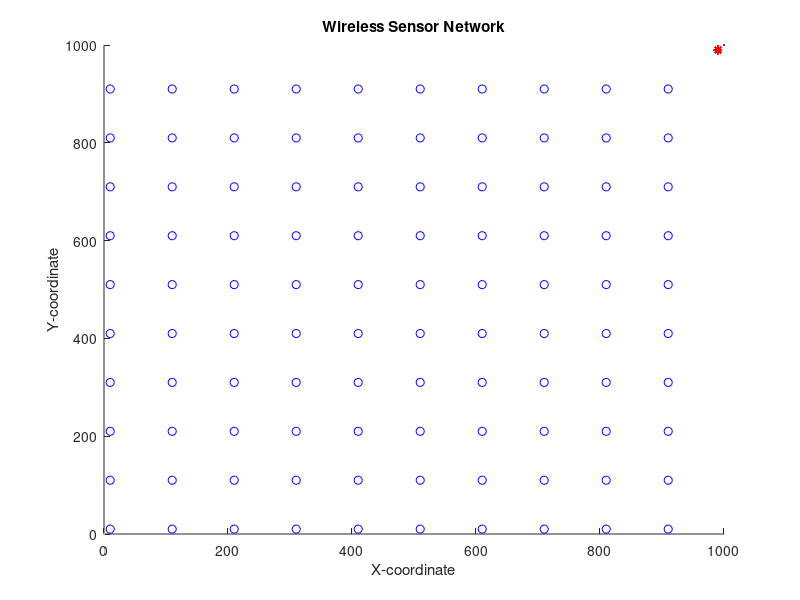

This chart was generated by the following MATLAB code: (Note: this script raises an error after producing the figure.)
%Rishabh Barnwal%
%2020A7PS1677P%
%2023%
close all;
clear;
clc;
%%%%%%%%%%%%%%%%%%%% Network Establishment Parameters %%%%%%%%%%%%%%%%%%%%
%%% plot of Operation %%%
% Field Dimensions in meters %
% Define the grid size
x_max = 1000;
y_max = 1000;
x_min = 10;
y_min = 10;
step = 100;

% Generate the grid
x_cord = x_min:step:(x_min + (x_max - 1) * step);
y_cord = y_min:step:(y_min + (y_max - 1) * step);

x = 0; % added for better display results of the plot
y = 0; % added for better display results of the plot
% Number of Nodes in the field %
n = 100;
% Number of Dead Nodes in the beggining %
dead_nodes = 0;
% Coordinates of the Sink (location is predetermined in this simulation) %
sinkx = 990;
sinky = 990;
%%% Energy Values %%%
% Initial Energy of a Node (in Joules) %
Eo = 0.1; % units in Joules
% Energy required to run circuity (both for transmitter and receiver) %
Eelec = 50 * 10 ^ (-9); % units in Joules/bit
ETx = 50 * 10 ^ (-9); % units in Joules/bit
ERx = 50 * 10 ^ (-9); % units in Joules/bit
% Transmit Amplifier Types %
Eamp = 100 * 10 ^ (-12); % units in Joules/bit/m^2 (amount of energy spent by the amplifier to transmit the bits)
% Data Aggregation Energy %
EDA = 5 * 10 ^ (-9); % units in Joules/bit
% Size of data package %
k = 4000; % units in bits
% Suggested percentage of cluster head %
p = 0.1; % a 1 percent of the total amount of nodes used in the network is proposed to give good results
% Number of Clusters %
Ci = p * n;
% Round of Operation %
rounds = 0;
% Current Number of operating Nodes %
totalEnergy = n * Eo;
operating_nodes = n;
transmissions = 0;
temp_val = 0;
flagFirstDead = 0;
stop_flag = 0;
%%%%%%%%%%%%%%%%%%%%%%%%%%% End of Parameters %%%%%%%%%%%%%%%%%%%%%%%%%%%%
%%% Creation of the Wireless Sensor Network %%%
% Plotting the WSN %
i = 1;

while (i <= n)

    for j = 1:(x_max / step)

        for k = 1:(y_max / step)
            SN(i).x = x_cord(j); % X-axis coordinates of sensor node
            SN(i).y = y_cord(k); % Y-axis coordinates of sensor node
            i = i + 1;
        end

    end

end

for i = 1:n

    SN(i).id = i; % sensor's ID number
    SN(i).Energy = Eo; % nodes energy levels (initially set to be equal to "Eo"
    SN(i).role = 0; % node acts as normal if the value is '0', if elected as a cluster head it gets the value '1' (initially all nodes are normal)
    SN(i).cluster = 0; % the cluster which a node belongs to
    SN(i).condition = 1; % States the current condition of the node. when the node is operational its value is =1 and when dead =0
    SN(i).rop = 0; % number of rounds node was operational
    SN(i).rleft = 0; % rounds left for node to become available for Cluster Head election
    SN(i).dtch = 0; % nodes distance from the cluster head of the cluster in which he belongs
    SN(i).dts = sqrt((sinkx - SN(i).x) ^ 2 + (sinky - SN(i).y) ^ 2); % nodes distance from the sink
    SN(i).tel = 0; % states how many times the node was elected as a Cluster Head
    SN(i).rn = 0; % round node got elected as cluster head
    SN(i).chid = 0; % node ID of the cluster head which the "i" normal node belongs to
    SN(i).prob = p; % probability with which a node gets to be cluster head

    hold on;
    figure(1)
    plot(x, y, x_max, y_max, SN(i).x, SN(i).y, 'ob', sinkx, sinky, '*r');
    title 'Wireless Sensor Network';
    xlabel 'X-coordinate';
    ylabel 'Y-coordinate';

end

CHeads = 0;
CH_list = [];
firstRound = 1;
totalData = 0;
networkStatus = 1;
rad = 200;

opNodes = [];
dNodes = [];
cNodes = [];
threshData = [];
remainingEnergy = [];
nrg = [];
flagFirstDead = 0;
networkLiveData = [];
abpl = [];
lsp = [];

%%%%%% Set-Up Phase %%%%%%
%%%%% PROPOSED WITH DEGREE %%%%
while (operating_nodes > 0 && stop_flag == 0)

    % Displays Current Round %
    rounds = rounds + 1
    remainingEnergy(rounds) = totalEnergy;

    % Reseting Previous Amount Of Energy Consumed In the Network on the Previous Round %
    energy = 0;

    % New list of nodes is sorted on basis of energy %
    SN = sortNodes_energy(SN, n);

    % Cluster Heads Election %
    [SN, CH_list, CHeads, firstRound] = maxE_minD_selection_new(SN, n, Ci, Eo, CH_list, CHeads, firstRound, operating_nodes);

    if (CHeads ~= 0)
        % Fixing the size of "CL" array %
        CH_list = CH_list(1:CHeads);
        CH_list = arrayfun(@(x) setfield(x, 'degree', 0), CH_list);

        % Grouping the Nodes into Clusters & caclulating the distance between node and cluster head %
        for i = 1:n

            if ((SN(i).role == 0) && (SN(i).Energy > 0)) % if node is normal

                for m = 1:CHeads
                    d(m) = sqrt((CH_list(m).x - SN(i).x) ^ 2 + (CH_list(m).y - SN(i).y) ^ 2);
                    % we calculate the distance 'd' between the sensor node that is
                    % transmitting and the cluster head that is receiving with the following equation+
                    % d=sqrt((x2-x1)^2 + (y2-y1)^2) where x2 and y2 the coordinates of
                    % the cluster head and x1 and y1 the coordinates of the transmitting node
                end

                d = d(1:CHeads); % fixing the size of "d" array
                [M, I] = min(d(:)); % finds the minimum distance of node to CH
                [Row, Col] = ind2sub(size(d), I); % displays the Cluster Number in which this node belongs too
                SN(i).cluster = Col; % assigns node to the cluster
                SN(i).dtch = d(Col); % assigns the distance of node to CH
                SN(i).chid = CH_list(Col).id;
                CH_list(Col).degree = CH_list(Col).degree + 1;
            end

        end

        % printing the degree of each CH %

        % calculating HOPS and Proximity %
        [CH_list, ABPL] = CH_list_with_HOPS(CH_list, CHeads, rad, rounds);
        Network_Longest_Shortest_Path = calculating_lsp(CH_list, CHeads);

        abpl_1(rounds) = ABPL;
        lsp_1(rounds) = Network_Longest_Shortest_Path;

        %%%%%% Steady-State Phase %%%%%%
        % Energy Dissipation for normal nodes %

        for i = 1:n

            if (SN(i).condition == 1) && (SN(i).role == 0)

                if SN(i).Energy > 0
                    ETx = Eelec * k + Eamp * k * SN(i).dtch ^ 2;

                    SN(i).Energy = SN(i).Energy - ETx;
                    energy = energy + ETx;
                    totalEnergy = totalEnergy - ETx;
                    totalData = totalData + k;

                    % Dissipation for cluster head during reception
                    if SN(SN(i).chid).condition == 1 && SN(SN(i).chid).role == 1
                        ERx = (Eelec + EDA) * k;
                        energy = energy + ERx;
                        totalEnergy = totalEnergy - ERx;
                        SN(SN(i).chid).Energy = SN(SN(i).chid).Energy - ERx;

                        if SN(SN(i).chid).Energy <= 0 % if cluster heads energy depletes with reception
                            SN(SN(i).chid).condition = 0;
                            SN(SN(i).chid).rop = rounds;
                            dead_nodes = dead_nodes + 1;
                            operating_nodes = operating_nodes - 1
                        end

                    end

                end

                if SN(i).Energy <= 0 % if nodes energy depletes with transmission
                    dead_nodes = dead_nodes + 1;
                    operating_nodes = operating_nodes - 1
                    SN(i).condition = 0;
                    SN(i).chid = 0;
                    SN(i).rop = rounds;
                end

            end

        end

        % Energy Dissipation for cluster head nodes %
        for i = 1:n

            if (SN(i).condition == 1) && (SN(i).role == 1)

                if SN(i).Energy > 0
                    ETx = (Eelec + EDA) * k + Eamp * k * SN(i).dts ^ 2;

                    SN(i).Energy = SN(i).Energy - ETx;
                    energy = energy + ETx;
                    totalEnergy = totalEnergy - ETx;
                end

                if SN(i).Energy <= 0 % if cluster heads energy depletes with transmission
                    dead_nodes = dead_nodes + 1;
                    operating_nodes = operating_nodes - 1
                    SN(i).condition = 0;
                    SN(i).rop = rounds;
                end

            end

        end

    end

    % Obtaining network status %
    if operating_nodes < n && temp_val == 0
        temp_val = 1;
        flagFirstDead = rounds;
        networkLiveData_1(networkStatus) = rounds;
        networkStatus = networkStatus + 1;
    end

    if operating_nodes <= n * 0.5 && temp_val == 1
        temp_val = 2;
        networkLiveData_1(networkStatus) = rounds;
        networkStatus = networkStatus + 1;
    end

    if flagFirstDead == 0
        transmissions = transmissions + 1;
        nrg(transmissions) = energy;
    end

    if CHeads == 0 || operating_nodes < 5
        stop_flag = 1;
        CHeads = 0;
        networkLiveData_1(networkStatus) = rounds;
    end

    opNodes(rounds) = operating_nodes;
    dNodes(rounds) = dead_nodes;
    cNodes(rounds) = CHeads;
    threshData(rounds) = totalData;

end

if networkStatus == 1
    networkStatus = networkStatus + 1;
    networkLiveData(networkStatus) = rounds;
    networkStatus = networkStatus + 1;
    networkLiveData(networkStatus) = rounds;
elseif networkStatus == 2
    networkStatus = networkStatus + 1;
    networkLiveData(networkStatus) = rounds;
elseif networkStatus == 3
    networkLiveData(networkStatus) = rounds;
end

% Plotting Simulation Results "Operating Nodes per Round" %
figure(2)
plot(1:length(opNodes), opNodes(1:length(opNodes)), '-r', 'Linewidth', 2);
title ({'COMPARISION'; 'Number of Operating Nodes per Round'; })
xlabel '# Rounds';
ylabel '# Operational Nodes';
hold on;

figure(3)
plot(1:length(dNodes), dNodes(1:length(dNodes)), '-r', 'Linewidth', 2);
title ({'COMPARISION'; 'Number of Dead Nodes per Round'; })
xlabel '# Rounds';
ylabel '# Dead Nodes';
hold on;

figure(4)
plot(1:length(cNodes), cNodes(1:length(cNodes)), '-r', 'Linewidth', 2);
title ({'COMPARISION'; 'Number of Clusters per Round'; })
xlabel '# Rounds';
ylabel '# Clusters';
hold on;

figure(5)
plot(1:length(threshData), threshData(1:length(threshData)), '-r', 'Linewidth', 2);
title ({'COMPARISION'; 'Data Packets Sent to the Sink Node per Round'; })
xlabel '# Rounds';
ylabel 'Data Packets Sent to the Sink Node';
hold on;

figure(6)
plot(1:length(nrg), nrg(1:length(nrg)), '-r', 'Linewidth', 2);
title ({'COMPARISION'; 'Energy Consumtion per Transmission'; })
xlabel '# Transmission';
ylabel 'Energy (Joule)';
hold on;

figure(7)
area(1:length(remainingEnergy), remainingEnergy(1:length(remainingEnergy)), 'FaceColor', 'r');
title ({'COMPARISION'; 'Remaining Energy per Round'; })
xlabel '# Rounds';
ylabel 'Remaining Energy (Joule)';
hold on;

figure(8)
plot(1:length(abpl), abpl(1:length(abpl)), '-r', 'Linewidth', 2);
title ({'COMPARISION'; 'Average Backbone Path Length per Round'; })
xlabel '# Rounds';
ylabel 'Average Backbone Path Length';
hold on;

figure(9)
plot(1:length(lsp), lsp(1:length(lsp)), '-r', 'Linewidth', 2);
title ({'COMPARISION'; 'Longest Shortest Path Length per Round'; })
xlabel '# Rounds';
ylabel 'Longest Shortest Path Length';
hold on;

% sorting nodes based on energy
function S = sortNodes_energy(S, Ni)

    for i = 1:Ni

        S(i).role = 0;

        for j = 1:Ni

            if (S(j).condition == 0)
                break;
            end

            if S(i).Energy > S(j).Energy
                temp = S(i);
                S(i) = S(j);
                S(j) = temp;
            end

        end

    end

end

% using our algorithm to assign cluster heads
function [S, CH_list, CHeads, firstRound] = maxE_minD_selection_new(S, Ni, Ci, Eo, CH_list, CHeads, firstRound, operating_nodes)

    if (firstRound == 1)
        CH_list = [];
        CHeads = 0;

        for k = 1:Ci
            S(k).cluster = 0;
            S(k).role = 0;
            S(k).chid = 0;
            index = -1;
            count = 0;
            minD = 10 ^ 10;
            maxE = -1;

            % selecting cluster heads based on max energy and min distance
            for i = 1:Ni

                if (S(i).role == 1 || S(i).condition == 0)
                    continue;
                end

                distance = 0;

                for j = 1:Ni

                    if (S(j).condition == 0)
                        continue;
                    end

                    if (i ~= j)
                        distance = distance + sqrt((S(i).x - S(j).x) ^ 2 + (S(i).y - S(j).y) ^ 2);
                        count = count + 1;
                    end

                end

                if ((distance / count) <= minD && (S(i).Energy >= maxE) && (S(i).Energy >= Eo * 0.2))
                    minD = distance;
                    maxE = S(i).Energy;
                    index = i;
                end

            end

            if (index ~= -1)
                S(index).role = 1; % 1 = cluster head
                S(index).tel = S(index).tel + 1; % total number of times it became cluster head
                CHeads = CHeads + 1;
                S(index).cluster = CHeads; % cluster number this node belongs to
                CH_list(CHeads).id = S(index).id;
                CH_list(CHeads).x = S(index).x;
                CH_list(CHeads).y = S(index).y;
                CH_list(CHeads).dts = S(index).dts;
            end

        end

        firstRound
        firstRound = firstRound + 1;

    else
        temp_CH_list = [];
        temp_CHeads = 0;

        for k = 1:CHeads

            if (S(CH_list(k).id).Energy < Eo * 0.2 || CH_list(k).degree < operating_nodes * 0.03)

                S(CH_list(k).id).role = 0;
                index = -1;
                count = 0;
                minD = 10 ^ 10;
                maxE = -1;

                for i = 1:Ni

                    if (S(i).role == 1 || S(i).condition == 0 || CH_list(k).id == i)
                        continue;
                    end

                    distance = 0;

                    for j = 1:Ni

                        if (S(j).condition == 0)
                            continue;
                        end

                        if (i ~= j)
                            distance = distance + sqrt((S(i).x - S(j).x) ^ 2 + (S(i).y - S(j).y) ^ 2);
                            count = count + 1;
                        end

                    end

                    if ((distance / count) <= minD && (S(i).Energy >= maxE) && (S(i).Energy >= Eo * 0.2))
                        minD = distance;
                        maxE = S(i).Energy;
                        index = i;
                    end

                end

                if (index ~= -1)
                    S(index).role = 1; % 1 = cluster head
                    S(index).tel = S(index).tel + 1; % total number of times it became cluster head
                    S(index).cluster = k; % cluster number this node belongs to
                    CH_list(k).id = S(index).id;
                    CH_list(k).x = S(index).x;
                    CH_list(k).y = S(index).y;
                    CH_list(k).dts = S(index).dts;

                    temp_CHeads = temp_CHeads + 1;
                    temp_CH_list(temp_CHeads).id = CH_list(k).id;
                    temp_CH_list(temp_CHeads).x = CH_list(k).x;
                    temp_CH_list(temp_CHeads).y = CH_list(k).y;
                    temp_CH_list(temp_CHeads).dts = CH_list(k).dts;
                end

            else
                temp_CHeads = temp_CHeads + 1;
                temp_CH_list(temp_CHeads).id = CH_list(k).id;
                temp_CH_list(temp_CHeads).x = CH_list(k).x;
                temp_CH_list(temp_CHeads).y = CH_list(k).y;
                temp_CH_list(temp_CHeads).dts = CH_list(k).dts;
            end

        end

        CH_list = temp_CH_list;
        CHeads = temp_CHeads;
    end

end

% sorting nodes based on proximity
function proximity_list = sortNodes_dts(CH_list, proximity_list)

    if length(proximity_list) == 1
        return;
    end

    for i = 1:length(proximity_list)

        if proximity_list(i) == 0
            continue;
        end

        for j = 1:length(proximity_list)

            if proximity_list(j) == 0
                continue;
            end

            if CH_list(proximity_list(i)).dts > CH_list(proximity_list(j)).dts
                temp = proximity_list(i);
                proximity_list(i) = proximity_list(j);
                proximity_list(j) = temp;
            end

        end

    end

end

% index finding function
function bool = is_found(proximity, index)

    bool = 0;

    for i = 1:length(proximity)

        if (proximity(i) == index)
            bool = 1;
            break;
        end

    end

end

% function to calculate proximity for CHs
function CH_list = CH_list_with_proximity(CH_list, CHeads, rad, rounds)

    CH_list = arrayfun(@(x) setfield(x, 'proximity', []), CH_list);

    % assinging the index of sink as 0 to the proximity list of each CH if it is within the communication range
    for i = 1:CHeads

        if (CH_list(i).dts <= rad)
            CH_list(i).proximity = [CH_list(i).proximity, 0];
        end

    end

    % assinging the index of CHs as their proximity list if they are within the communication range
    for i = 1:CHeads

        for j = 1:CHeads

            if (i ~= j)

                if (sqrt((CH_list(i).x - CH_list(j).x) ^ 2 + (CH_list(i).y - CH_list(j).y) ^ 2) <= rad)
                    CH_list(i).proximity = [CH_list(i).proximity, j];
                end

            end

        end

    end

    for i = 1:CHeads
        CH_list(i).proximity = sortNodes_dts(CH_list, CH_list(i).proximity);
    end

    % printing proximity of each CH %
    fid = fopen('proximity.txt', 'a');
    fprintf(fid, '\nRound %d\n', rounds);

    for i = 1:CHeads
        fprintf(fid, 'Proximity of CH(%d) = [', i);

        for j = 1:length(CH_list(i).proximity)
            fprintf(fid, '%d, ', CH_list(i).proximity(j));
        end

        fprintf(fid, ']\n');
    end

    fclose(fid);

end

% function to calculate the number of hops for each CH
function [hops, indices] = calculate_hops(CH_list, index, indices, hops, rounds)

    if (length(CH_list(index).proximity) ~= 0 && CH_list(index).proximity(1) == 0)
        hops = 1;
    else
        nextIndex = 0;

        for i = 1:length(CH_list(index).proximity)

            for j = 1:length(indices)

                if CH_list(index).proximity(i) == indices(j)
                    nextIndex = 0;
                    break;
                else
                    nextIndex = CH_list(index).proximity(i);
                end

            end

            if nextIndex ~= 0
                break;
            end

        end

        if (nextIndex == 0)

        else

            indices = [indices, nextIndex];
            [hops, indices] = calculate_hops(CH_list, nextIndex, indices, hops, rounds);
            hops = hops + 1;
        end

    end

end

% driver function to calculate the number of hops for each CH
function CH_list = CH_list_with_HOPS(CH_list, CHeads, rad, rounds)

    CH_list = CH_list_with_proximity(CH_list, CHeads, rad, rounds);
    CH_list = arrayfun(@(x) setfield(x, 'hops', 0), CH_list);

    fid = fopen('hops.txt', 'a');
    fprintf(fid, '\nRound %d\n', rounds);
    totalHops = 0;

    % calculating the hops of each CH from the sink
    for i = 1:CHeads

        % if the CH is directly within the communication range of the sink
        if (is_found(CH_list(i).proximity, 0) == 1)
            CH_list(i).hops = 1;
            CH_list(i).lsp_path = [0];

        else
            indices = [];
            indices = [indices, i];
            hops = 0;
            [hops, indices] = calculate_hops(CH_list, i, indices, hops, rounds);

            CH_list(i).hops = hops;
            CH_list(i).lsp_path = indices;
        end

        fprintf(fid, 'Hops of CH(%d) = %d\n', i, CH_list(i).hops);
        totalHops = totalHops + CH_list(i).hops;

    end

    fprintf(fid, 'ABPL = %f\n', totalHops / (CHeads * (CHeads + 1) / 2));
    fclose(fid);

end

% calculating the Longest Shortest Path for each CH
function lsp = calculating_lsp(CH_list, CHeads)
    lsp = -1;

    for i = 1:CHeads
        CH_list(i).lsp = 0;

        if CH_list(i).lsp_path(1) == 0
            CH_list(i).lsp = CH_list(i).dts;
        else

            for j = 1:length(CH_list(i).lsp_path)

                if CH_list(i).lsp_path(j) == 0
                    continue;
                else
                    CH_list(i).lsp = CH_list(i).lsp + (sqrt((CH_list(i).x - CH_list(CH_list(i).lsp_path(j)).x) ^ 2 + (CH_list(i).y - CH_list(CH_list(i).lsp_path(j)).y) ^ 2));

                end

            end

        end

    end

    for i = 1:CHeads
        lsp = max(lsp, CH_list(i).lsp);
    end

end
